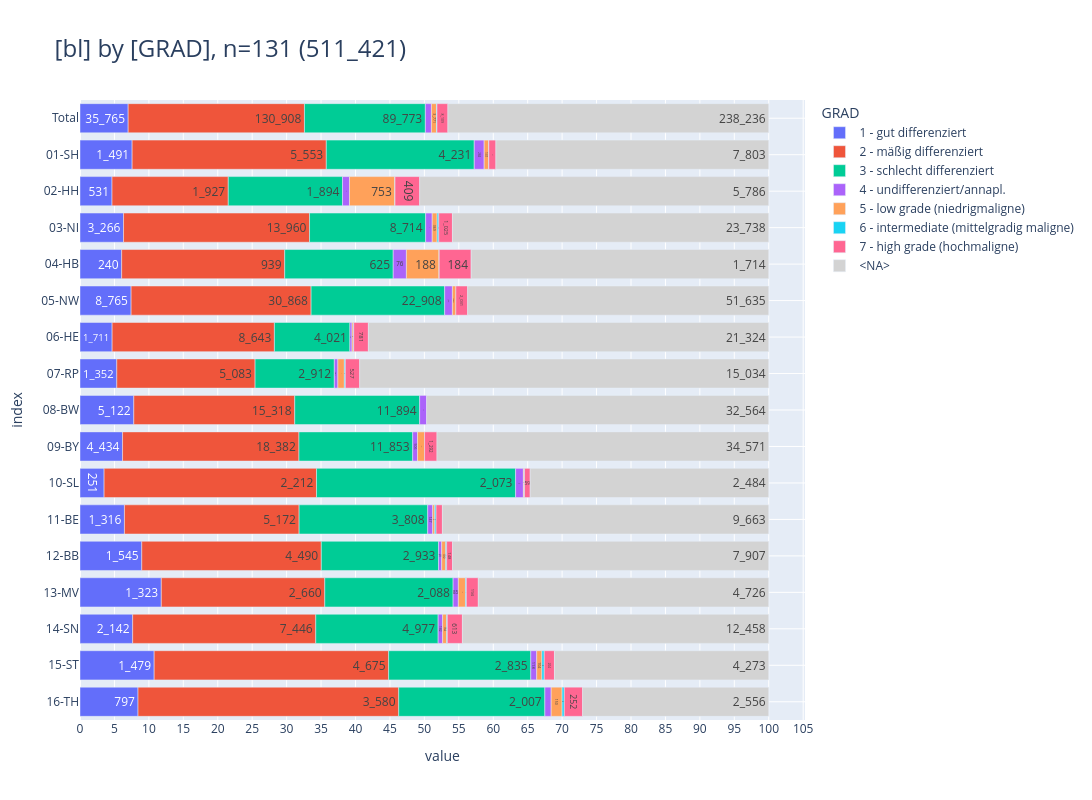

Notebook code cell kept with this figure:
### Markdown cell above
<br>

### <a id='toc1_5_7_'></a>[Grading](#toc0_)
- **Filter: DJ = 2023, C44 und D-Diagnosen sind ausgeschlossen**

### Code cell
_alias='GRAD'
_df = (
    show_freqs(alias=_alias, incl_c44_and_d=False)
    .merge(dim_grading_epi, left_on=_alias, right_index=True, how="left")[
        ["kkr", "label", "cnt"]
    ]
    .rename(columns={"kkr": "bl", "label": _alias})
)
_=pls.plot_stacked_bars(
    _df,
    orientation="h",
    normalize=False,
    relative=True,
    dropna=False,
    sort_values_index=False,
    show_total=True,
    height=800,
)

### Figure 1 — Plotly figure (JSON) as saved in the notebook; plotly's stock layout.template omitted (floating-point values rounded to 4 significant figures)
{"data": [{"hovertemplate": "col=1 - gut differenziert<br>value=%{x}<br>index=%{y}<br>cnt_str=%{text}<extra></extra>", "legendgroup": "1 - gut differenziert", "marker": {"color": "#636EFA", "pattern": {"shape": ""}}, "name": "1 - gut differenziert", "orientation": "h", "showlegend": true, "text": ["35_765", "1_491", "531", "3_266", "240", "8_765", "1_711", "1_352", "5_122", "4_434", "251", "1_316", "1_545", "1_323", "2_142", "1_479", "797"], "textposition": "auto", "type": "bar", "x": [35765, 1491, 531, 3266, 240, 8765, 1711, 1352, 5122, 4434, 251, 1316, 1545, 1323, 2142, 1479, 797], "xaxis": "x", "y": [" Total", "01-SH", "02-HH", "03-NI", "04-HB", "05-NW", "06-HE", "07-RP", "08-BW", "09-BY", "10-SL", "11-BE", "12-BB", "13-MV", "14-SN", "15-ST", "16-TH"], "yaxis": "y"}, {"hovertemplate": "col=2 - mäßig differenziert<br>value=%{x}<br>index=%{y}<br>cnt_str=%{text}<extra></extra>", "legendgroup": "2 - mäßig differenziert", "marker": {"color": "#EF553B", "pattern": {"shape": ""}}, "name": "2 - mäßig differenziert", "orientation": "h", "showlegend": true, "text": ["130_908", "5_553", "1_927", "13_960", "939", "30_868", "8_643", "5_083", "15_318", "18_382", "2_212", "5_172", "4_490", "2_660", "7_446", "4_675", "3_580"], "textposition": "auto", "type": "bar", "x": [130908, 5553, 1927, 13960, 939, 30868, 8643, 5083, 15318, 18382, 2212, 5172, 4490, 2660, 7446, 4675, 3580], "xaxis": "x", "y": [" Total", "01-SH", "02-HH", "03-NI", "04-HB", "05-NW", "06-HE", "07-RP", "08-BW", "09-BY", "10-SL", "11-BE", "12-BB", "13-MV", "14-SN", "15-ST", "16-TH"], "yaxis": "y"}, {"hovertemplate": "col=3 - schlecht differenziert<br>value=%{x}<br>index=%{y}<br>cnt_str=%{text}<extra></extra>", "legendgroup": "3 - schlecht differenziert", "marker": {"color": "#00CC96", "pattern": {"shape": ""}}, "name": "3 - schlecht differenziert", "orientation": "h", "showlegend": true, "text": ["89_773", "4_231", "1_894", "8_714", "625", "22_908", "4_021", "2_912", "11_894", "11_853", "2_073", "3_808", "2_933", "2_088", "4_977", "2_835", "2_007"], "textposition": "auto", "type": "bar", "x": [89773, 4231, 1894, 8714, 625, 22908, 4021, 2912, 11894, 11853, 2073, 3808, 2933, 2088, 4977, 2835, 2007], "xaxis": "x", "y": [" Total", "01-SH", "02-HH", "03-NI", "04-HB", "05-NW", "06-HE", "07-RP", "08-BW", "09-BY", "10-SL", "11-BE", "12-BB", "13-MV", "14-SN", "15-ST", "16-TH"], "yaxis": "y"}, {"hovertemplate": "col=4 - undifferenziert/annapl.<br>value=%{x}<br>index=%{y}<br>cnt_str=%{text}<extra></extra>", "legendgroup": "4 - undifferenziert/annapl.", "marker": {"color": "#AB63FA", "pattern": {"shape": ""}}, "name": "4 - undifferenziert/annapl.", "orientation": "h", "showlegend": true, "text": ["4_485", "284", "115", "493", "76", "1_326", "111", "131", "665", "506", "81", "147", "78", "85", "182", "118", "87"], "textposition": "auto", "type": "bar", "x": [4485, 284, 115, 493, 76, 1326, 111, 131, 665, 506, 81, 147, 78, 85, 182, 118, 87], "xaxis": "x", "y": [" Total", "01-SH", "02-HH", "03-NI", "04-HB", "05-NW", "06-HE", "07-RP", "08-BW", "09-BY", "10-SL", "11-BE", "12-BB", "13-MV", "14-SN", "15-ST", "16-TH"], "yaxis": "y"}, {"hovertemplate": "col=5 - low grade (niedrigmaligne)<br>value=%{x}<br>index=%{y}<br>cnt_str=%{text}<extra></extra>", "legendgroup": "5 - low grade (niedrigmaligne)", "marker": {"color": "#FFA15A", "pattern": {"shape": ""}}, "name": "5 - low grade (niedrigmaligne)", "orientation": "h", "showlegend": true, "text": ["3_771", "131", "753", "369", "188", "587", "69", "238", "732", "8", "62", "100", "116", "164", "104", "150"], "textposition": "auto", "type": "bar", "x": [3771, 131, 753, 369, 188, 587, 69, 238, 732, 8, 62, 100, 116, 164, 104, 150], "xaxis": "x", "y": [" Total", "01-SH", "02-HH", "03-NI", "04-HB", "05-NW", "06-HE", "07-RP", "09-BY", "10-SL", "11-BE", "12-BB", "13-MV", "14-SN", "15-ST", "16-TH"], "yaxis": "y"}, {"hovertemplate": "col=6 - intermediate (mittelgradig maligne)<br>value=%{x}<br>index=%{y}<br>cnt_str=%{text}<extra></extra>", "legendgroup": "6 - intermediate (mittelgradig maligne)", "marker": {"color": "#19D3F3", "pattern": {"shape": ""}}, "name": "6 - intermediate (mittelgradig maligne)", "orientation": "h", "showlegend": true, "text": ["374", "2", "2", "123", "1", "23", "37", "4", "39", "24", "15", "28", "46", "30"], "textposition": "auto", "type": "bar", "x": [374, 2, 2, 123, 1, 23, 37, 4, 39, 24, 15, 28, 46, 30], "xaxis": "x", "y": [" Total", "01-SH", "02-HH", "03-NI", "04-HB", "06-HE", "07-RP", "10-SL", "11-BE", "12-BB", "13-MV", "14-SN", "15-ST", "16-TH"], "yaxis": "y"}, {"hovertemplate": "col=7 - high grade (hochmaligne)<br>value=%{x}<br>index=%{y}<br>cnt_str=%{text}<extra></extra>", "legendgroup": "7 - high grade (hochmaligne)", "marker": {"color": "#FF6692", "pattern": {"shape": ""}}, "name": "7 - high grade (hochmaligne)", "orientation": "h", "showlegend": true, "text": ["8_109", "203", "409", "1_025", "184", "2_031", "781", "527", "1_292", "59", "187", "148", "194", "613", "204", "252"], "textposition": "auto", "type": "bar", "x": [8109, 203, 409, 1025, 184, 2031, 781, 527, 1292, 59, 187, 148, 194, 613, 204, 252], "xaxis": "x", "y": [" Total", "01-SH", "02-HH", "03-NI", "04-HB", "05-NW", "06-HE", "07-RP", "09-BY", "10-SL", "11-BE", "12-BB", "13-MV", "14-SN", "15-ST", "16-TH"], "yaxis": "y"}, {"hovertemplate": "col=<NA><br>value=%{x}<br>index=%{y}<br>cnt_str=%{text}<extra></extra>", "legendgroup": "<NA>", "marker": {"color": "lightgray", "pattern": {"shape": ""}}, "name": "<NA>", "orientation": "h", "showlegend": true, "text": ["238_236", "7_803", "5_786", "23_738", "1_714", "51_635", "21_324", "15_034", "32_564", "34_571", "2_484", "9_663", "7_907", "4_726", "12_458", "4_273", "2_556"], "textposition": "auto", "type": "bar", "x": [238236, 7803, 5786, 23738, 1714, 51635, 21324, 15034, 32564, 34571, 2484, 9663, 7907, 4726, 12458, 4273, 2556], "xaxis": "x", "y": [" Total", "01-SH", "02-HH", "03-NI", "04-HB", "05-NW", "06-HE", "07-RP", "08-BW", "09-BY", "10-SL", "11-BE", "12-BB", "13-MV", "14-SN", "15-ST", "16-TH"], "yaxis": "y"}], "layout": {"barmode": "relative", "barnorm": "percent", "height": 800, "legend": {"title": {"text": "GRAD"}, "tracegroupgap": 0, "traceorder": "normal"}, "title": {"font": {"size": 24}, "text": "[bl] by [GRAD], n=131 (511_421)", "xanchor": "left", "y": 0.95, "yanchor": "top"}, "width": 2000, "xaxis": {"anchor": "y", "domain": [0, 1], "dtick": 5, "gridwidth": 1, "showgrid": true, "title": {"text": "value"}}, "yaxis": {"anchor": "x", "categoryarray": ["16-TH", "15-ST", "14-SN", "13-MV", "12-BB", "11-BE", "10-SL", "09-BY", "08-BW", "07-RP", "06-HE", "05-NW", "04-HB", "03-NI", "02-HH", "01-SH", " Total"], "categoryorder": "array", "domain": [0, 1], "gridwidth": 1, "showgrid": true, "title": {"text": "index"}}}}
